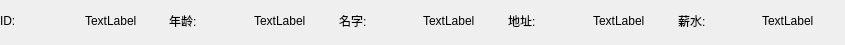
<?xml version="1.0" encoding="UTF-8"?>
<ui version="4.0">
 <class>itemform</class>
 <widget class="QWidget" name="itemform">
  <property name="geometry">
   <rect>
    <x>0</x>
    <y>0</y>
    <width>845</width>
    <height>45</height>
   </rect>
  </property>
  <property name="windowTitle">
   <string>Form</string>
  </property>
  <widget class="QWidget" name="layoutWidget">
   <property name="geometry">
    <rect>
     <x>0</x>
     <y>0</y>
     <width>841</width>
     <height>41</height>
    </rect>
   </property>
   <layout class="QHBoxLayout" name="horizontalLayout">
    <item>
     <widget class="QLabel" name="label">
      <property name="text">
       <string>ID:</string>
      </property>
     </widget>
    </item>
    <item>
     <widget class="QLabel" name="idLabel">
      <property name="text">
       <string>TextLabel</string>
      </property>
     </widget>
    </item>
    <item>
     <widget class="QLabel" name="label_2">
      <property name="text">
       <string>年龄:</string>
      </property>
     </widget>
    </item>
    <item>
     <widget class="QLabel" name="ageLabel">
      <property name="text">
       <string>TextLabel</string>
      </property>
     </widget>
    </item>
    <item>
     <widget class="QLabel" name="label_3">
      <property name="text">
       <string>名字:</string>
      </property>
     </widget>
    </item>
    <item>
     <widget class="QLabel" name="nameLabel">
      <property name="text">
       <string>TextLabel</string>
      </property>
     </widget>
    </item>
    <item>
     <widget class="QLabel" name="label_4">
      <property name="text">
       <string>地址:</string>
      </property>
     </widget>
    </item>
    <item>
     <widget class="QLabel" name="addrLabel">
      <property name="text">
       <string>TextLabel</string>
      </property>
     </widget>
    </item>
    <item>
     <widget class="QLabel" name="label_5">
      <property name="text">
       <string>薪水:</string>
      </property>
     </widget>
    </item>
    <item>
     <widget class="QLabel" name="salaryLabel">
      <property name="sizePolicy">
       <sizepolicy hsizetype="Preferred" vsizetype="Preferred">
        <horstretch>0</horstretch>
        <verstretch>0</verstretch>
       </sizepolicy>
      </property>
      <property name="text">
       <string>TextLabel</string>
      </property>
     </widget>
    </item>
   </layout>
  </widget>
 </widget>
 <resources/>
 <connections/>
</ui>
